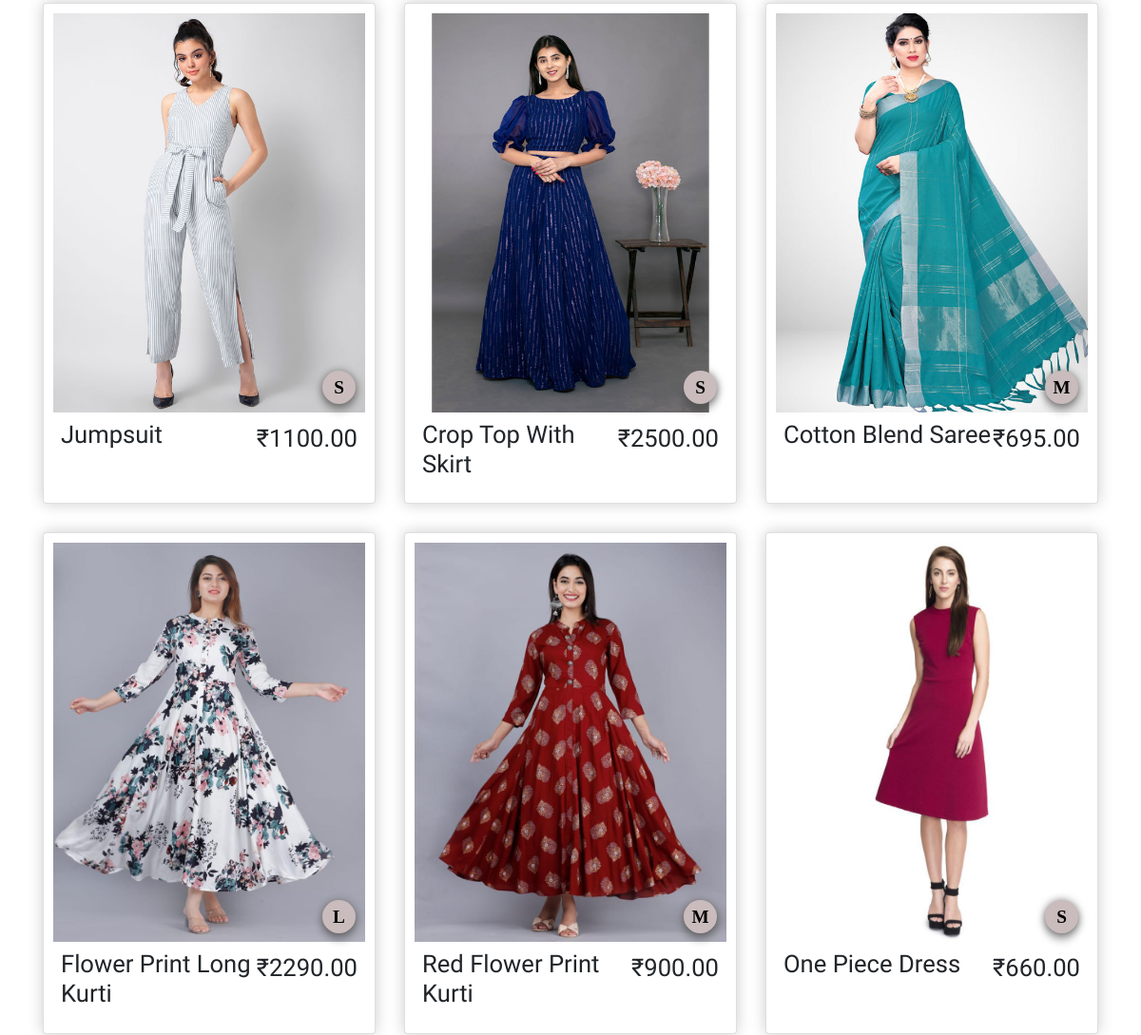
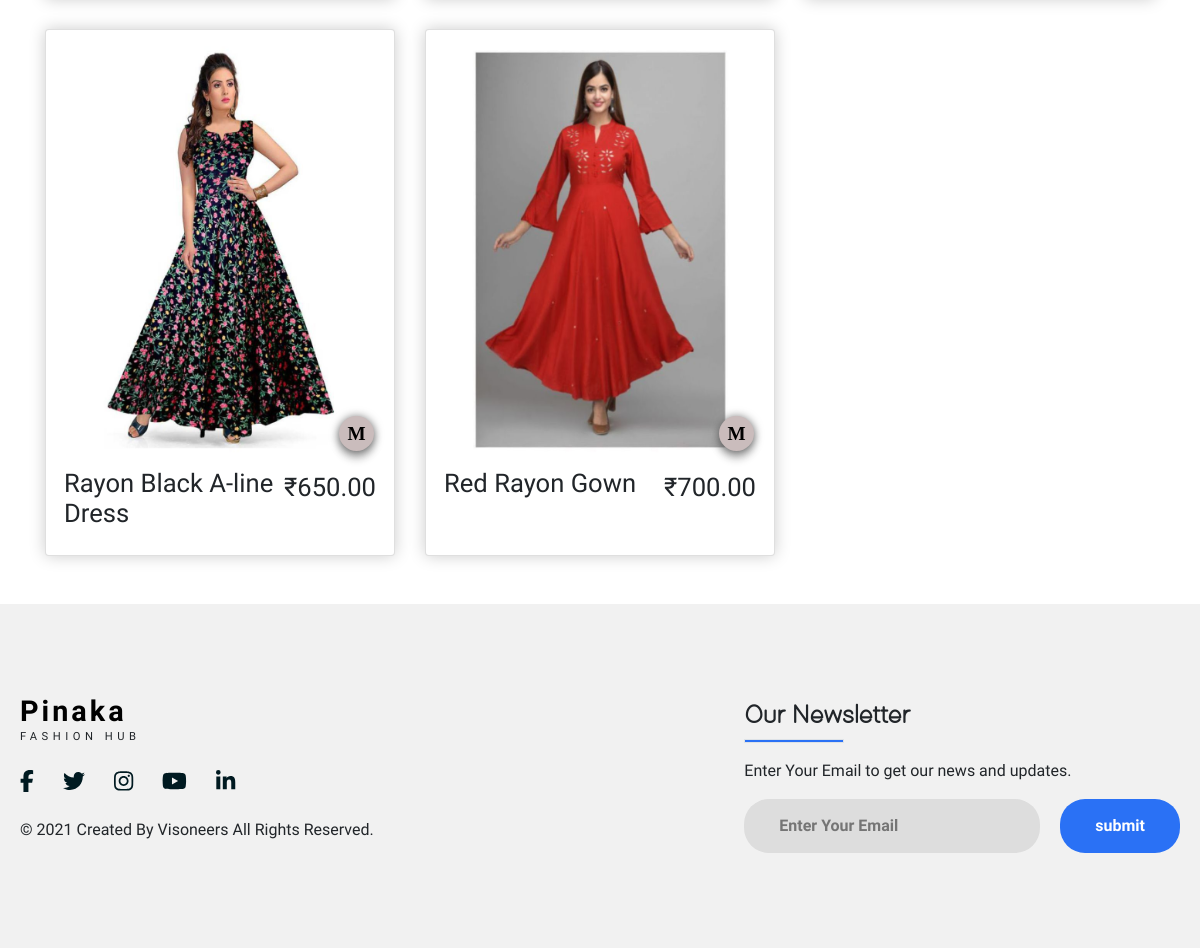
Page /category/?category=4 (lower part) on the earlier database version (2 pictures, top to bottom).
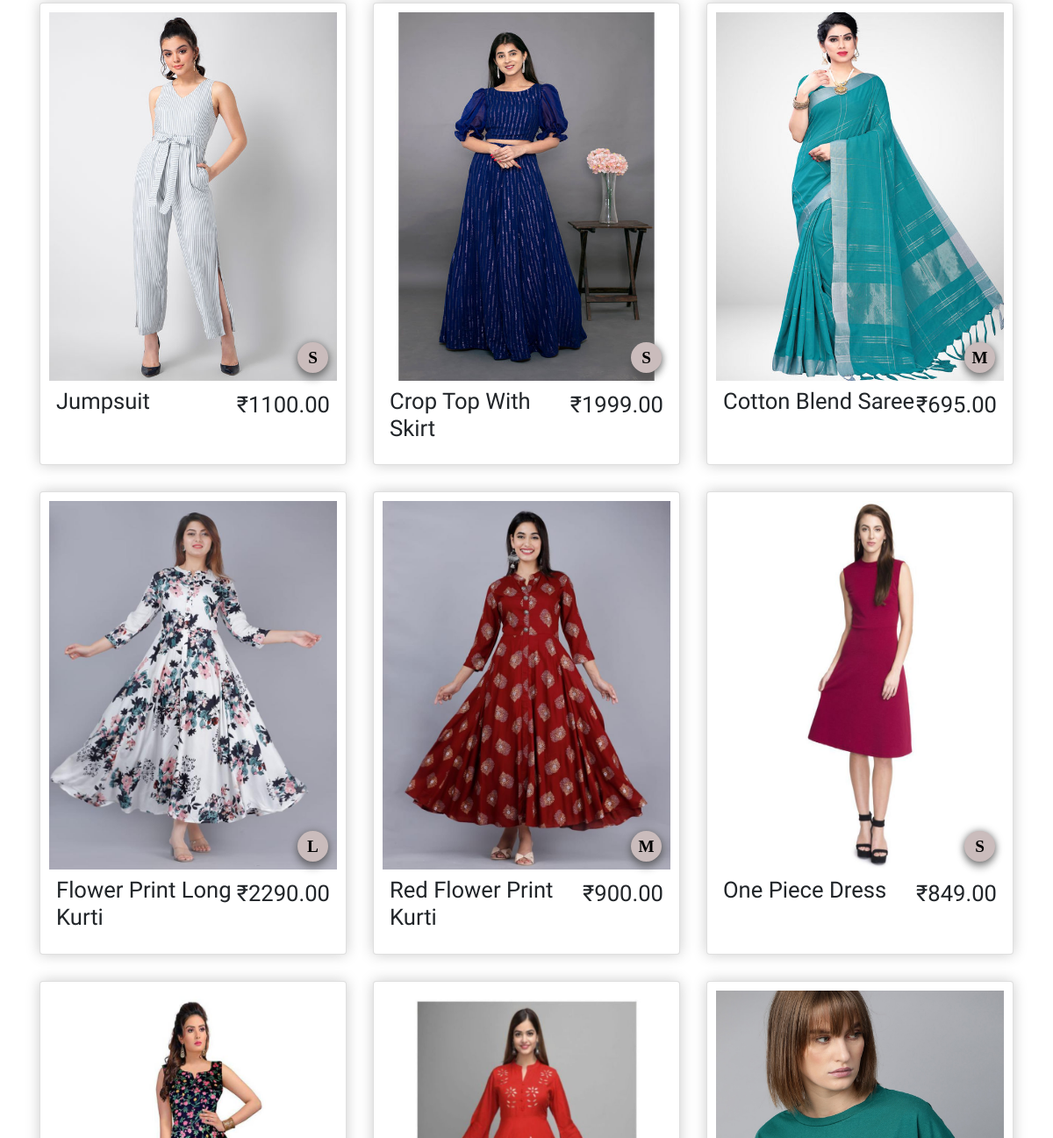
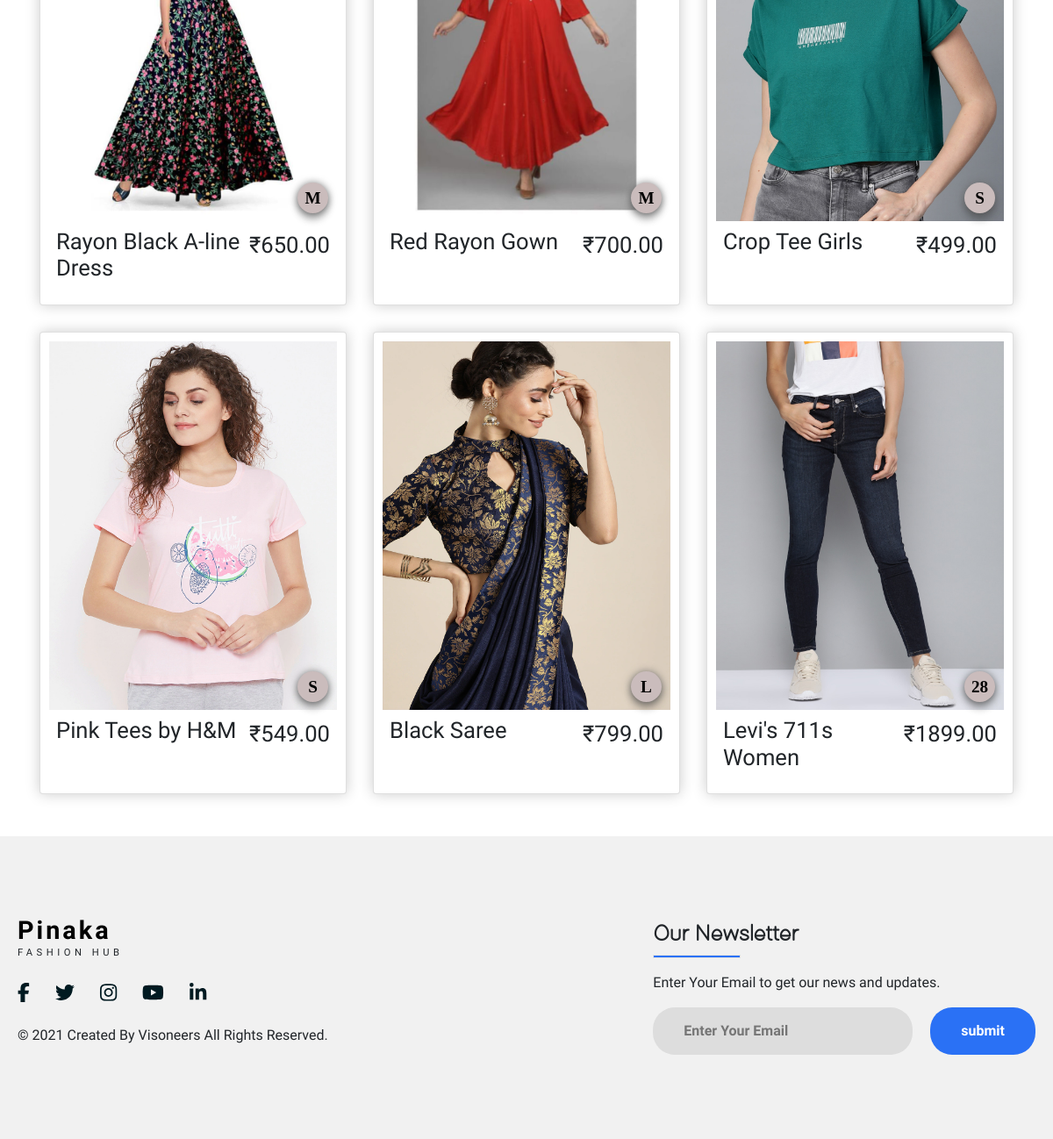
Same page on the later database version (2 pictures, top to bottom).
### store/models.py (models this page shows, shortened)
class Product(models.Model):
    name=models.CharField(max_length=200,null=True)
    category=models.ForeignKey(Categorie,on_delete=models.SET_NULL,blank=True,null=True)
    price=models.FloatField()
    brand=models.ForeignKey(brand,on_delete=models.CASCADE)
    size=models.ForeignKey(size,on_delete=models.CASCADE)
    color=models.ForeignKey(color,on_delete=models.CASCADE)
    digital=models.BooleanField(default=False,null=True,blank=False)
    image=models.ImageField(null=True,blank=True)
    @property
    def imageURL(self):
        try:
            url=self.image.url #chk
        except:
            url=' '
        return url

class size(models.Model):
    title=models.CharField(max_length=10)
    def __str__(self):
        return (self.title)

### store/views.py (the view)
# urls.py: path('category/',views.category),
def category(request):
    categoryId = request.GET.get('category')
    print(request.GET)
    if categoryId is not None:
        products = Product.objects.filter(category = categoryId)
    else:
        products = Product.objects.all()
    if request.user.is_authenticated:
        customer=request.user.customer
        order,created=Order.objects.get_or_create(customer=customer,complete=False)
        items=order.orderitem_set.all()
        cartItems=order.get_cart_items
    else:
        items=[]
        order={'get_cart_total':0,'get_cart_items':0,'shipping':False}
        cartItems=order['get_cart_items']
    context={'products':products,'cartItems':cartItems}
    return render(request,'store/category.html',context)

### store/templates/store/category.html (shortened to what this page needs)
{% extends 'store/main.html' %}
{% load static %}
{% block content %}
<div class="container">
    <br><br>
    <div class="product">
        {% for product in products %}
        <div class="box-element card">
            <div class="img">
                <img src="{{product.imageURL}}" alt="Network Problem">
            <h3 class="size">{{product.size}}</h3>
        </div>
            <div class="content">
                <h1>{{product.name}}</h1>
                <span class="price">₹{{product.price|floatformat:2}}</span>
            </div>
        </div>
        {% endfor %}
    </div>
</div>
{% endblock content %}

Differences in the rows shown:
changed Product "Crop Top With Skirt": price "2500.00" → "1999.00"
changed Product "One Piece Dress": price "660.00" → "849.00"
added Product: imageURL (picture), size "S", name "Crop Tee Girls", price "499.00"
added Product: imageURL (picture), size "S", name "Pink Tees by H&M", price "549.00"
added Product: imageURL (picture), size "L", name "Black Saree", price "799.00"
added Product: imageURL (picture), size "28", name "Levi's 711s Women", price "1899.00"
